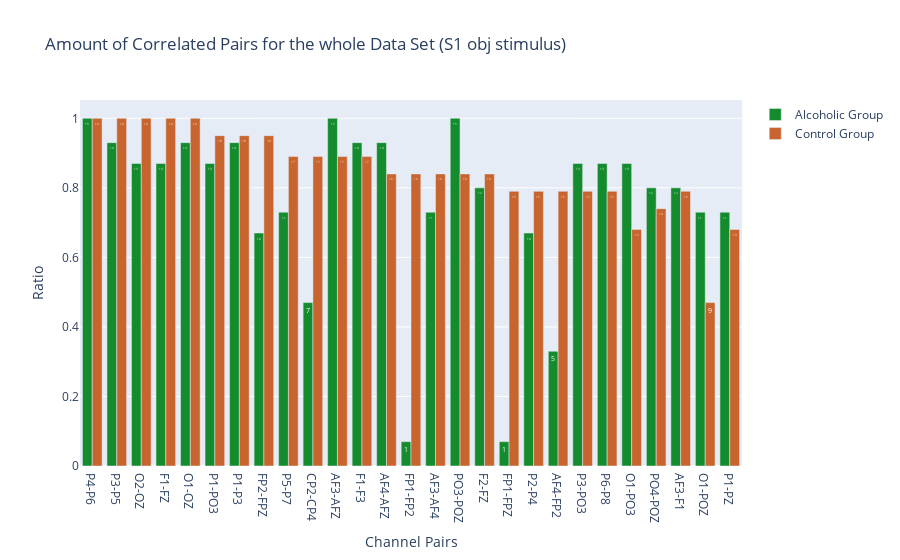

The notebook cell saved with this chart:
### Code cell
compare_corr_pairs(stimulus='S1 obj')

### Figure 1 — Plotly figure (JSON) as saved in the notebook; plotly's stock layout.template omitted (floating-point values rounded to 4 significant figures)
{"data": [{"marker": {"color": "rgb(20,140,45)"}, "name": "Alcoholic Group", "text": [15, 14, 13, 13, 14, 13, 14, 10, 11, 7, 15, 14, 14, 1, 11, 15, 12, 1, 10, 5, 13, 13, 13, 12, 12, 11, 11], "type": "bar", "x": ["P4-P6", "P3-P5", "O2-OZ", "F1-FZ", "O1-OZ", "P1-PO3", "P1-P3", "FP2-FPZ", "P5-P7", "CP2-CP4", "AF3-AFZ", "F1-F3", "AF4-AFZ", "FP1-FP2", "AF3-AF4", "PO3-POZ", "F2-FZ", "FP1-FPZ", "P2-P4", "AF4-FP2", "P3-PO3", "P6-P8", "O1-PO3", "PO4-POZ", "AF3-F1", "O1-POZ", "P1-PZ"], "y": [1, 0.93, 0.87, 0.87, 0.93, 0.87, 0.93, 0.67, 0.73, 0.47, 1, 0.93, 0.93, 0.07, 0.73, 1, 0.8, 0.07, 0.67, 0.33, 0.87, 0.87, 0.87, 0.8, 0.8, 0.73, 0.73]}, {"marker": {"color": "rgb(200,100,45)"}, "name": "Control Group", "text": [19, 19, 19, 19, 19, 18, 18, 18, 17, 17, 17, 17, 16, 16, 16, 16, 16, 15, 15, 15, 15, 15, 13, 14, 15, 9, 13], "type": "bar", "x": ["P4-P6", "P3-P5", "O2-OZ", "F1-FZ", "O1-OZ", "P1-PO3", "P1-P3", "FP2-FPZ", "P5-P7", "CP2-CP4", "AF3-AFZ", "F1-F3", "AF4-AFZ", "FP1-FP2", "AF3-AF4", "PO3-POZ", "F2-FZ", "FP1-FPZ", "P2-P4", "AF4-FP2", "P3-PO3", "P6-P8", "O1-PO3", "PO4-POZ", "AF3-F1", "O1-POZ", "P1-PZ"], "y": [1, 1, 1, 1, 1, 0.95, 0.95, 0.95, 0.89, 0.89, 0.89, 0.89, 0.84, 0.84, 0.84, 0.84, 0.84, 0.79, 0.79, 0.79, 0.79, 0.79, 0.68, 0.74, 0.79, 0.47, 0.68]}], "layout": {"barmode": "group", "title": {"text": "Amount of Correlated Pairs for the whole Data Set (S1 obj stimulus)"}, "xaxis": {"title": {"text": "Channel Pairs"}}, "yaxis": {"title": {"text": "Ratio"}}}}
